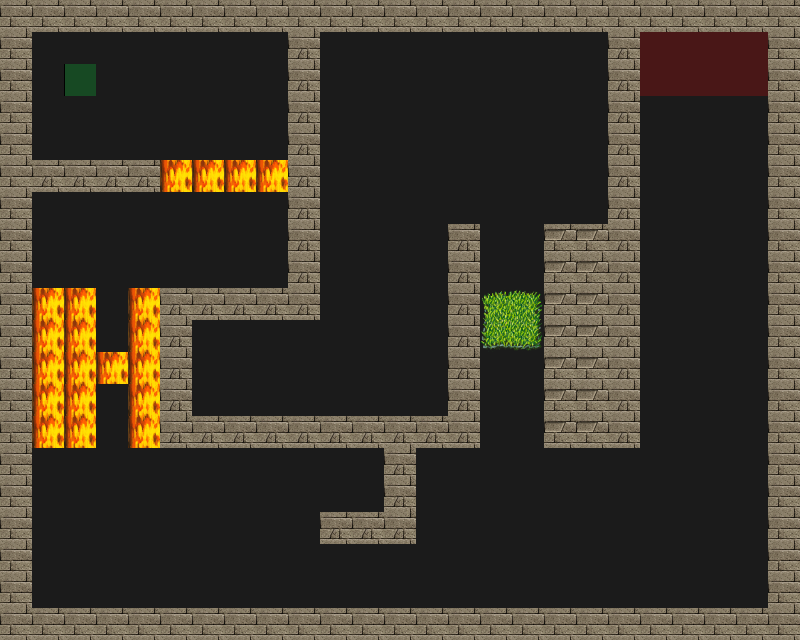

This is a level from a 2D game, rendered from its Tiled map with the project's own tilesets. A one-line summary and the complete map file follow:
An orthogonal 25x20 tile map with 32x32 px tiles, 4 tile layers (Road, Trap, Wall, Utility), 4 tilesets.

<map version="1.0" orientation="orthogonal" renderorder="right-down" width="25" height="20" tilewidth="32" tileheight="32" nextobjectid="1">
 <tileset firstgid="1" source="tilesets/meta.tsx" />
 <tileset firstgid="3" source="tilesets/road.tsx" />
 <tileset firstgid="4" source="tilesets/traps.tsx" />
 <tileset firstgid="196" source="tilesets/wallsandroofs.tsx" />
 <layer name="Road" width="25" height="20">
  <data encoding="csv">
3,3,3,3,3,3,3,3,3,3,3,3,3,3,3,3,3,3,3,3,3,3,3,3,3,
3,3,3,3,3,3,3,3,3,3,3,3,3,3,3,3,3,3,3,3,3,3,3,3,3,
3,3,3,3,3,3,3,3,3,3,3,3,3,3,3,3,3,3,3,3,3,3,3,3,3,
3,3,3,3,3,3,3,3,3,3,3,3,3,3,3,3,3,3,3,3,3,3,3,3,3,
3,3,3,3,3,3,3,3,3,3,3,3,3,3,3,3,3,3,3,3,3,3,3,3,3,
3,3,3,3,3,3,3,3,3,3,3,3,3,3,3,3,3,3,3,3,3,3,3,3,3,
3,3,3,3,3,3,3,3,3,3,3,3,3,3,3,3,3,3,3,3,3,3,3,3,3,
3,3,3,3,3,3,3,3,3,3,3,3,3,3,3,3,3,3,3,3,3,3,3,3,3,
3,3,3,3,3,3,3,3,3,3,3,3,3,3,3,3,3,3,3,3,3,3,3,3,3,
3,3,3,3,3,3,3,3,3,3,3,3,3,3,3,3,3,3,3,3,3,3,3,3,3,
3,3,3,3,3,3,3,3,3,3,3,3,3,3,3,3,3,3,3,3,3,3,3,3,3,
3,3,3,3,3,3,3,3,3,3,3,3,3,3,3,3,3,3,3,3,3,3,3,3,3,
3,3,3,3,3,3,3,3,3,3,3,3,3,3,3,3,3,3,3,3,3,3,3,3,3,
3,3,3,3,3,3,3,3,3,3,3,3,3,3,3,3,3,3,3,3,3,3,3,3,3,
3,3,3,3,3,3,3,3,3,3,3,3,3,3,3,3,3,3,3,3,3,3,3,3,3,
3,3,3,3,3,3,3,3,3,3,3,3,3,3,3,3,3,3,3,3,3,3,3,3,3,
3,3,3,3,3,3,3,3,3,3,3,3,3,3,3,3,3,3,3,3,3,3,3,3,3,
3,3,3,3,3,3,3,3,3,3,3,3,3,3,3,3,3,3,3,3,3,3,3,3,3,
3,3,3,3,3,3,3,3,3,3,3,3,3,3,3,3,3,3,3,3,3,3,3,3,3,
3,3,3,3,3,3,3,3,3,3,3,3,3,3,3,3,3,3,3,3,3,3,3,3,3
</data>
 </layer>
 <layer name="Trap" width="25" height="20">
  <data encoding="csv">
0,0,0,0,0,0,0,0,0,0,0,0,0,0,0,0,0,0,0,0,0,0,0,0,0,
0,0,0,0,0,0,0,0,0,0,0,0,0,0,0,0,0,0,0,0,0,0,0,0,0,
0,0,0,0,0,0,0,0,0,0,0,0,0,0,0,0,0,0,0,0,0,0,0,0,0,
0,0,0,0,0,0,0,0,0,0,0,0,0,0,0,0,0,0,0,0,0,0,0,0,0,
0,0,0,0,0,0,0,0,0,0,0,0,0,0,0,0,0,0,0,0,0,0,0,0,0,
0,0,0,0,0,162,162,162,162,0,0,0,0,0,0,0,0,0,0,0,0,0,0,0,0,
0,0,0,0,0,0,0,0,0,0,0,0,0,0,0,0,0,0,0,0,0,0,0,0,0,
0,0,0,0,0,0,0,0,0,0,0,0,0,0,0,0,0,0,0,0,0,0,0,0,0,
0,0,0,0,0,0,0,0,0,0,0,0,0,0,0,0,0,0,0,0,0,0,0,0,0,
0,162,162,0,162,0,0,0,0,0,0,0,0,0,0,26,27,0,0,0,0,0,0,0,0,
0,162,162,0,162,0,0,0,0,0,0,0,0,0,0,42,43,0,0,0,0,0,0,0,0,
0,162,162,162,162,0,0,0,0,0,0,0,0,0,0,0,0,0,0,0,0,0,0,0,0,
0,162,162,0,162,0,0,0,0,0,0,0,0,0,0,0,0,0,0,0,0,0,0,0,0,
0,162,162,0,162,0,0,0,0,0,0,0,0,0,0,0,0,0,0,0,0,0,0,0,0,
0,0,0,0,0,0,0,0,0,0,0,0,0,0,0,0,0,0,0,0,0,0,0,0,0,
0,0,0,0,0,0,0,0,0,0,0,0,0,0,0,0,0,0,0,0,0,0,0,0,0,
0,0,0,0,0,0,0,0,0,0,0,0,0,0,0,0,0,0,0,0,0,0,0,0,0,
0,0,0,0,0,0,0,0,0,0,0,0,0,0,0,0,0,0,0,0,0,0,0,0,0,
0,0,0,0,0,0,0,0,0,0,0,0,0,0,0,0,0,0,0,0,0,0,0,0,0,
0,0,0,0,0,0,0,0,0,0,0,0,0,0,0,0,0,0,0,0,0,0,0,0,0
</data>
 </layer>
 <layer name="Wall" width="25" height="20">
  <data encoding="csv">
261,261,261,261,261,261,261,261,261,261,261,261,261,261,261,261,261,261,261,261,261,261,261,261,261,
261,0,0,0,0,0,0,0,0,309,0,0,0,0,0,0,0,0,0,309,0,0,0,0,261,
261,0,0,0,0,0,0,0,0,309,0,0,0,0,0,0,0,0,0,309,0,0,0,0,261,
261,0,0,0,0,0,0,0,0,309,0,0,0,0,0,0,0,0,0,309,0,0,0,0,261,
261,0,0,0,0,0,0,0,0,309,0,0,0,0,0,0,0,0,0,309,0,0,0,0,261,
261,309,309,309,309,0,0,0,0,309,0,0,0,0,0,0,0,0,0,309,0,0,0,0,261,
261,0,0,0,0,0,0,0,0,309,0,0,0,0,0,0,0,0,0,309,0,0,0,0,261,
261,0,0,0,0,0,0,0,0,309,0,0,0,0,309,0,0,248,248,309,0,0,0,0,261,
261,0,0,0,0,0,0,0,0,309,0,0,0,0,309,0,0,248,248,309,0,0,0,0,261,
261,0,0,0,0,309,309,309,309,309,0,0,0,0,309,0,0,248,248,309,0,0,0,0,261,
261,0,0,0,0,309,0,0,0,0,0,0,0,0,309,0,0,248,248,309,0,0,0,0,261,
261,0,0,0,0,309,0,0,0,0,0,0,0,0,309,0,0,248,248,309,0,0,0,0,261,
261,0,0,0,0,309,0,0,0,0,0,0,0,0,309,0,0,248,248,309,0,0,0,0,261,
261,0,0,0,0,309,309,309,309,309,309,309,309,309,309,0,0,248,248,309,0,0,0,0,261,
261,0,0,0,0,0,0,0,0,0,0,0,309,0,0,0,0,0,0,0,0,0,0,0,261,
261,0,0,0,0,0,0,0,0,0,0,0,309,0,0,0,0,0,0,0,0,0,0,0,261,
261,0,0,0,0,0,0,0,0,0,309,309,309,0,0,0,0,0,0,0,0,0,0,0,261,
261,0,0,0,0,0,0,0,0,0,0,0,0,0,0,0,0,0,0,0,0,0,0,0,261,
261,0,0,0,0,0,0,0,0,0,0,0,0,0,0,0,0,0,0,0,0,0,0,0,261,
261,261,261,261,261,261,261,261,261,261,261,261,261,261,261,261,261,261,261,261,261,261,261,261,261
</data>
 </layer>
 <layer name="Utility" width="25" height="20">
  <data encoding="csv">
0,0,0,0,0,0,0,0,0,0,0,0,0,0,0,0,0,0,0,0,0,0,0,0,0,
0,0,0,0,0,0,0,0,0,0,0,0,0,0,0,0,0,0,0,0,1,1,1,1,0,
0,0,2,0,0,0,0,0,0,0,0,0,0,0,0,0,0,0,0,0,1,1,1,1,0,
0,0,0,0,0,0,0,0,0,0,0,0,0,0,0,0,0,0,0,0,0,0,0,0,0,
0,0,0,0,0,0,0,0,0,0,0,0,0,0,0,0,0,0,0,0,0,0,0,0,0,
0,0,0,0,0,0,0,0,0,0,0,0,0,0,0,0,0,0,0,0,0,0,0,0,0,
0,0,0,0,0,0,0,0,0,0,0,0,0,0,0,0,0,0,0,0,0,0,0,0,0,
0,0,0,0,0,0,0,0,0,0,0,0,0,0,0,0,0,0,0,0,0,0,0,0,0,
0,0,0,0,0,0,0,0,0,0,0,0,0,0,0,0,0,0,0,0,0,0,0,0,0,
0,0,0,0,0,0,0,0,0,0,0,0,0,0,0,0,0,0,0,0,0,0,0,0,0,
0,0,0,0,0,0,0,0,0,0,0,0,0,0,0,0,0,0,0,0,0,0,0,0,0,
0,0,0,0,0,0,0,0,0,0,0,0,0,0,0,0,0,0,0,0,0,0,0,0,0,
0,0,0,0,0,0,0,0,0,0,0,0,0,0,0,0,0,0,0,0,0,0,0,0,0,
0,0,0,0,0,0,0,0,0,0,0,0,0,0,0,0,0,0,0,0,0,0,0,0,0,
0,0,0,0,0,0,0,0,0,0,0,0,0,0,0,0,0,0,0,0,0,0,0,0,0,
0,0,0,0,0,0,0,0,0,0,0,0,0,0,0,0,0,0,0,0,0,0,0,0,0,
0,0,0,0,0,0,0,0,0,0,0,0,0,0,0,0,0,0,0,0,0,0,0,0,0,
0,0,0,0,0,0,0,0,0,0,0,0,0,0,0,0,0,0,0,0,0,0,0,0,0,
0,0,0,0,0,0,0,0,0,0,0,0,0,0,0,0,0,0,0,0,0,0,0,0,0,
0,0,0,0,0,0,0,0,0,0,0,0,0,0,0,0,0,0,0,0,0,0,0,0,0
</data>
 </layer>
</map>
